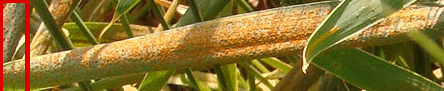
#> input picture annotation_example.png, 444 x 91 px
$ python -i dynamic_severity_standalone.py   (imports and definitions only)
#> lines starting #> are read from the running program, lines starting #| are printed output that depends on the picture; after the words box and inside, x2 and y2 are one past the last pixel; in counts of white or black regions, pixels touching at a corner belong together
"""
dynamic_severity_standalone.py

Compute dynamic severity from existing Faster R-CNN annotations (Pascal VOC XML).
No model loading needed - works with your existing Grounding DINO annotations.

Usage:
    python src/dynamic_severity_standalone.py ^
        --detections_dir ./detection_data/auto_annotations^
        --images_dir ./data/Crop___Disease ^
        --output ./results/computed_severity.csv ^
        --aggregate
"""

import os
import sys
import argparse
import csv
import xml.etree.ElementTree as ET
from pathlib import Path
from collections import defaultdict
import numpy as np
from PIL import Image
import cv2

# ── Constants ──
LITERATURE_SEVERITY = {
    "Rice___Leaf_Blast": 0.50,
    "Potato___Late_Blight": 0.45,
    "Corn___Leaf_Blight": 0.40,
    "Wheat___Yellow_Rust": 0.40,
    "Corn___Common_Rust": 0.35,
    "Wheat___Brown_Rust": 0.35,
    "Rice___Hispa": 0.30,
    "Rice___Brown_Spot": 0.25,
    "Potato___Early_Blight": 0.20,
    "Corn___Healthy": 0.00,
    "Potato___Healthy": 0.00,
    "Rice___Healthy": 0.00,
    "Wheat___Healthy": 0.00,
    "Invalid": 0.00,
}


# [16 lines left out: function parse_pascal_voc, not called in this run]


def compute_leaf_area(image_path, method="contour"):
    """Estimate leaf area using green pixel segmentation."""
#> called with image_path = '../annotation_example.png', method = 'contour'
    img = cv2.imread(image_path)
#> img is the input picture: shape (91, 444, 3); mean B, G, R 48.2, 114, 135.8
    if img is None:
        return None

    img_rgb = cv2.cvtColor(img, cv2.COLOR_BGR2RGB)
    hsv = cv2.cvtColor(img_rgb, cv2.COLOR_RGB2HSV)
#> hsv: shape (91, 444, 3); mean H, S, V 24.7, 180.6, 138.2

    # Green range for leaf pixels
    lower_green = np.array([25, 40, 40])
    upper_green = np.array([85, 255, 255])
    mask = cv2.inRange(hsv, lower_green, upper_green)
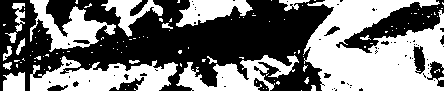
#> mask: shape (91, 444); 47.1% white; 113 white regions (94 under 20 px), largest, box (x1, y1, x2, y2) and area: (303, 0, 444, 91) 8743, (30, 56, 178, 91) 2995, (176, 55, 299, 91) 2078

    # Morphological cleanup
    kernel = cv2.getStructuringElement(cv2.MORPH_ELLIPSE, (5, 5))
    mask = cv2.morphologyEx(mask, cv2.MORPH_CLOSE, kernel)
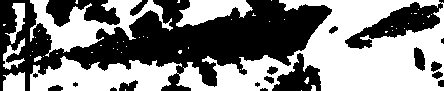
#> mask: shape (91, 444); 51.5% white; 20 black regions (5 under 20 px), largest, box (x1, y1, x2, y2) and area: (0, 0, 332, 91) 14582, (345, 0, 444, 49) 1869, (46, 0, 120, 27) 1219
    mask = cv2.morphologyEx(mask, cv2.MORPH_OPEN, kernel)
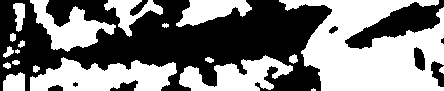
#> mask: shape (91, 444); 49.2% white; 20 white regions (2 under 20 px), largest, box (x1, y1, x2, y2) and area: (279, 0, 444, 91) 9452, (30, 57, 177, 91) 3248, (179, 55, 293, 91) 2209

    leaf_pixels = np.count_nonzero(mask)
#> leaf_pixels = 19875
    total_pixels = mask.size
#> total_pixels = 40404

    return {
        "leaf_pixels": int(leaf_pixels),
        "total_pixels": int(total_pixels),
        "leaf_ratio": round(leaf_pixels / total_pixels, 4) if total_pixels > 0 else 0
    }


# [244 lines left out: functions compute_dynamic_severity, process_all, aggregate_results, main, not called in this run]


# [2 lines not run here, left out]

>>> result = compute_leaf_area('../annotation_example.png')
#> result = {'leaf_pixels': 19875, 'total_pixels': 40404, 'leaf_ratio': 0.492}
